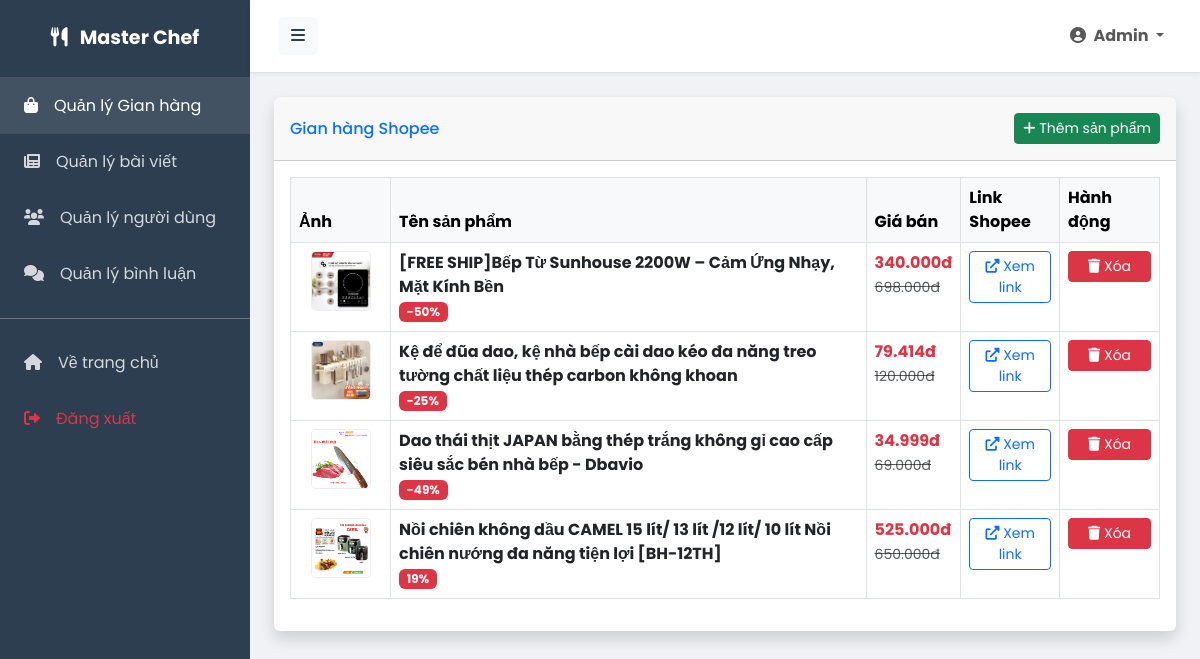
/admin/products.php (signed in), run on the app's committed database.
### tables this page shows
CREATE TABLE `products` (
  `id` int(11) NOT NULL,
  `name` varchar(255) NOT NULL,
  `price` decimal(10,0) NOT NULL,
  `old_price` decimal(10,0) DEFAULT 0,
  `affiliate_link` text NOT NULL,
  `image` varchar(255) NOT NULL,
  `badge` varchar(50) DEFAULT NULL,
  `created_at` timestamp NOT NULL DEFAULT current_timestamp()
);

### config/database.php (called while the page is built, shortened)
<?php
class Database {
    private $host = DB_HOST;
    private $user = DB_USER;
    private $pass = DB_PASS;
    private $dbname = DB_NAME;
    private $conn;
    private $stmt;
    private $result;
    public function __construct() {
        $this->conn = new mysqli($this->host, $this->user, $this->pass, $this->dbname);
        $this->conn->set_charset("utf8mb4");
    }
    public function query($query) {
        $query = preg_replace('/:([a-zA-Z0-9_]+)/', '?', $query);
        $this->stmt = $this->conn->prepare($query);
        return true;
    }
    public function execute() {
        $success = $this->stmt->execute();
        if ($success) {
            $this->result = $this->stmt->get_result();
        } else {
            $this->error = $this->stmt->error;
        }
        return $success;
    }
    public function getAll() {
        $this->execute();
        $results = [];
        while ($row = $this->result->fetch_assoc()) {
            $results[] = $row;
        }
        return $results;
    }
}

### admin/products.php (the view, shortened to what this page needs)
<?php
require_once '../config/database.php';
$db = new Database();
$db->query("SELECT * FROM products ORDER BY created_at DESC");
$products = $db->getAll();
include 'layouts/header.php';
?>
<div class="card shadow mb-4">
    <div class="card-header py-3 d-flex justify-content-between align-items-center">
        <h6 class="m-0 font-weight-bold text-primary">Gian hàng Shopee</h6>
        <a href="product_add.php" class="btn btn-success btn-sm">
            <i class="fas fa-plus"></i> Thêm sản phẩm
        </a>
    </div>
    <div class="card-body">
        <div class="table-responsive">
            <table class="table table-bordered table-hover">
                <thead class="table-light">
                    <tr>
                        <th width="100">Ảnh</th>
                        <th>Tên sản phẩm</th>
                        <th>Giá bán</th>
                        <th>Link Shopee</th>
                        <th width="100">Hành động</th>
                    </tr>
                </thead>
                <tbody>
                    <?php if (empty($products)): ?>
                        <tr><td colspan="5" class="text-center text-muted">Chưa có sản phẩm nào.</td></tr>
                    <?php else: ?>
                        <?php foreach ($products as $p): ?>
                        <tr>
                            <td class="text-center">
                                <img src="<?php echo SITE_URL . '/' . $p['image']; ?>" width="60" height="60" style="object-fit: contain; border-radius: 5px; border: 1px solid #eee;">
                            </td>
                            <td>
                                <strong><?php echo $p['name']; ?></strong>
                                <?php if($p['badge']): ?>
                                    <br><small class="badge bg-danger"><?php echo $p['badge']; ?></small>
                                <?php endif; ?>
                            </td>
                            <td>
                                <span class="text-danger fw-bold"><?php echo number_format($p['price'], 0, ',', '.'); ?>đ</span>
                                <?php if($p['old_price'] > 0): ?>
                                    <br><small class="text-decoration-line-through text-muted"><?php echo number_format($p['old_price'], 0, ',', '.'); ?>đ</small>
                                <?php endif; ?>
                            </td>
                            <td>
                                <a href="<?php echo $p['affiliate_link']; ?>" target="_blank" class="btn btn-sm btn-outline-primary">
                                    <i class="fas fa-external-link-alt"></i> Xem link
                                </a>
                            </td>
                            <td>
                                <form method="POST" onsubmit="return confirm('Bạn chắc chắn muốn xóa?');">
                                    <button type="submit" class="btn btn-danger btn-sm w-100">
                                        <i class="fas fa-trash"></i> Xóa
                                    </button>
                                </form>
                            </td>
                        </tr>
                        <?php endforeach; ?>
                    <?php endif; ?>
                </tbody>
            </table>
        </div>
    </div>
</div>
<?php include 'layouts/footer.php'; ?>

### admin/layouts/header.php (shortened to what this page needs)
<!DOCTYPE html>
<html lang="vi">
<head>
    <link href="https://cdn.jsdelivr.net/npm/bootstrap@5.3.0/dist/css/bootstrap.min.css" rel="stylesheet">
    <link href="https://cdnjs.cloudflare.com/ajax/libs/font-awesome/6.0.0/css/all.min.css" rel="stylesheet">
    <link href="https://cdn.jsdelivr.net/npm/summernote@0.8.18/dist/summernote-lite.min.css" rel="stylesheet">
    <link href="<?php echo SITE_URL; ?>/assets/css/admin-style.css?v=<?php echo time(); ?>" rel="stylesheet">
</head>
<body>
    <div class="d-flex" id="wrapper">
        <div id="sidebar-wrapper">
            <div class="sidebar-heading">
                <i class="fas fa-utensils me-2"></i> Master Chef
            </div>
            <div class="list-group list-group-flush">
                <a href="<?php echo SITE_URL; ?>/admin/products.php" class="list-group-item list-group-item-action <?php echo basename($_SERVER['PHP_SELF']) == 'products.php' ? 'active' : ''; ?>">
    <i class="fas fa-shopping-bag me-3"></i>Quản lý Gian hàng
</a>
                <a href="<?php echo SITE_URL; ?>/admin/posts.php" class="list-group-item list-group-item-action <?php echo basename($_SERVER['PHP_SELF']) == 'posts.php' ? 'active' : ''; ?>">
                    <i class="fas fa-newspaper me-3"></i>Quản lý bài viết
                </a>
                <a href="<?php echo SITE_URL; ?>/admin/users.php" class="list-group-item list-group-item-action <?php echo basename($_SERVER['PHP_SELF']) == 'users.php' ? 'active' : ''; ?>">
                    <i class="fas fa-users me-3"></i>Quản lý người dùng
                </a>
                <a href="<?php echo SITE_URL; ?>/admin/comments.php" class="list-group-item list-group-item-action <?php echo basename($_SERVER['PHP_SELF']) == 'comments.php' ? 'active' : ''; ?>">
                    <i class="fas fa-comments me-3"></i>Quản lý bình luận
                </a>
                <div class="border-top my-3 border-secondary"></div>
                <a href="<?php echo SITE_URL; ?>" class="list-group-item list-group-item-action">
                    <i class="fas fa-home me-3"></i>Về trang chủ
                </a>
                <a href="<?php echo SITE_URL; ?>/logout.php" class="list-group-item list-group-item-action text-danger">
                    <i class="fas fa-sign-out-alt me-3"></i>Đăng xuất
                </a>
            </div>
        </div>
        <div id="page-content-wrapper">
            <nav class="navbar navbar-expand-lg navbar-light bg-light border-bottom">
                <div class="container-fluid">
                    <button class="btn btn-light" id="menu-toggle">
                        <i class="fas fa-bars"></i>
                    </button>
                    <div class="collapse navbar-collapse" id="navbarSupportedContent">
                        <ul class="navbar-nav ms-auto mt-2 mt-lg-0">
                            <li class="nav-item dropdown">
                                <a class="nav-link dropdown-toggle fw-bold" href="#" id="navbarDropdown" role="button" data-bs-toggle="dropdown">
                                    <i class="fas fa-user-circle me-1"></i>
                                    <?php echo isset($_SESSION['full_name']) ? htmlspecialchars($_SESSION['full_name']) : 'Admin'; ?>
                                </a>
                            </li>
                        </ul>
                    </div>
                </div>
            </nav>
            <div class="container-fluid px-4 py-4">

### admin/layouts/footer.php (shortened to what this page needs)
</div> </div> </div> <script src="https://cdn.jsdelivr.net/npm/bootstrap@5.3.0/dist/js/bootstrap.bundle.min.js"></script>
</body>
</html>

### assets/css/admin-style.css (style rules this page uses)
:root { --primary: #3498db; --primary-dark: #2980b9; --success: #2ecc71; --gray-light: #ecf0f1; --gray-dark: #2c3e50; --bg: #f0f2f5; --text-color: #333; }
body { font-family: 'Poppins', sans-serif; overflow-x: hidden; background-color: var(--bg); color: var(--text-color); margin: 0; padding: 0; }
#wrapper { display: flex; width: 100%; align-items: stretch; transition: all 0.3s; }
#sidebar-wrapper { min-width: 250px; max-width: 250px; background: var(--gray-dark); color: #fff; transition: all 0.3s; min-height: 100vh; }
#sidebar-wrapper .sidebar-heading { padding: 1.5rem; font-size: 1.2rem; font-weight: bold; text-align: center; border-bottom: 1px solid rgba(255,255,255,0.1); color: #fff; }
#sidebar-wrapper .list-group-item { background-color: transparent; color: rgba(255,255,255,0.8); border: none; padding: 1rem 1.5rem; }
#sidebar-wrapper .list-group-item:hover, #sidebar-wrapper .list-group-item.active { background-color: rgba(255,255,255,0.1); color: #fff; text-decoration: none; }
#page-content-wrapper { width: 100%; background-color: var(--bg); padding: 0; }
.navbar { padding: 1rem; box-shadow: 0 2px 5px rgba(0,0,0,0.05); background-color: #fff !important; }
#menu-toggle { cursor: pointer; color: var(--gray-dark); }
.card { background-color: #fff; border: none; box-shadow: 0 0.15rem 1.75rem 0 rgba(58, 59, 69, 0.15); margin-bottom: 1.5rem; }

### data on the page
products: image (picture), name "[FREE SHIP]Bếp Từ Sunhouse 2200W – Cảm Ứng Nhạy, Mặt Kính Bền", badge "-50%", price "340.000", old_price "698.000"
products: image (picture), name "Kệ để đũa dao, kệ nhà bếp cài dao kéo đa năng treo tường chất liệu thép carbon không khoan", badge "-25%", price "79.414", old_price "120.000"
products: image (picture), name "Dao thái thịt JAPAN bằng thép trắng không gỉ cao cấp siêu sắc bén nhà bếp - Dbavio", badge "-49%", price "34.999", old_price "69.000"
products: image (picture), name "Nồi chiên không dầu CAMEL 15 lít/ 13 lít /12 lít/ 10 lít Nồi chiên nướng đa năng tiện lợi [BH-12TH]", badge "19%", price "525.000", old_price "650.000"

### other printed values
$_SESSION['full_name'] "Admin"
